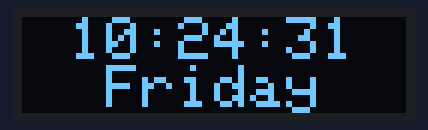
A sketch run on a simulated ESP8266 (NodeMCU). Parts: 128×32 one-colour display. WiFi joins after 1.5 s; servers stay silent unless stated; network time is answered at once with the bench clock; the local clock reads 2024-03-15 10:24:30 at power-on unless the sketch sets it; what the sketch prints to the serial monitor is not drawn.

Above: at 1.6 s.
At 5.7 s:
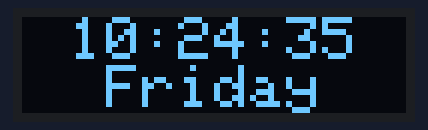
At 10.7 s:
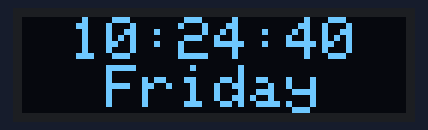
At 19.9 s:
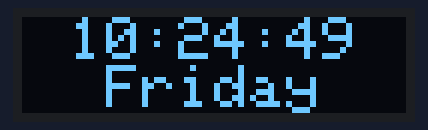
At 29.0 s:
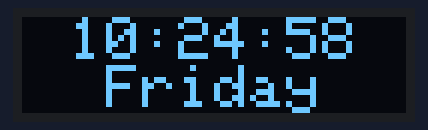
At 38.1 s:
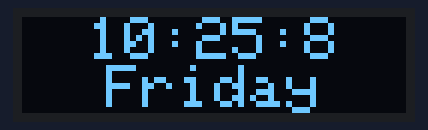

The sketch:

wifitime.ino
```cpp
#include <NTPClient.h>
#include <ESP8266WiFi.h>
#include <WiFiUdp.h>
#include <Wire.h>
#include <Adafruit_GFX.h>
#include <Adafruit_SSD1306.h>
#define SCREEN_WIDTH 128 // OLED display width, in pixels
#define SCREEN_HEIGHT 32 // OLED display height, in pixels
// Declaration for an SSD1306 display connected to I2C (SDA, SCL pins)
#define OLED_RESET     -1 // Reset pin # (or -1 if sharing Arduino reset pin)
Adafruit_SSD1306 display(SCREEN_WIDTH, SCREEN_HEIGHT, &Wire, OLED_RESET);

const char *ssid     = "PASHA 2.0";
const char *password = "090078601Aa";
const long utcOffsetInSeconds = 20500;

char daysOfTheWeek[7][12] = {"Sunday", "Monday", "Tuesday", "Wednesday", "Thursday", "Friday", "Saturday"};
// Define NTP Client to get time
WiFiUDP ntpUDP;
NTPClient timeClient(ntpUDP, "pool.ntp.org", utcOffsetInSeconds);
void setup(){
  Serial.begin(115200);
  WiFi.begin(ssid, password);
  while ( WiFi.status() != WL_CONNECTED ) {
    delay ( 500 );
    Serial.print ( "." );
  }
  timeClient.begin();
  // SSD1306_SWITCHCAPVCC = generate display voltage from 3.3V internally
  if(!display.begin(SSD1306_SWITCHCAPVCC, 0x3C)) { // Address for a 128x32 pixel display
    Serial.println(F("SSD1306 allocation failed"));
    for(;;); // Don't proceed if it failed
  }
}
void loop() {
timeClient.update();
display.clearDisplay();
display.setTextSize(2); // Set text size to be smaller
display.setTextColor(WHITE);
int16_t x1,y1;
uint16_t w,h;
String timeText = String(timeClient.getHours()) + ":" + String(timeClient.getMinutes()) + ":" + String(timeClient.getSeconds());
display.getTextBounds(timeText.c_str(),0 ,0 ,&x1,&y1,&w,&h);
display.setCursor((SCREEN_WIDTH-w)/2,(SCREEN_HEIGHT-h)/2-h/2);
display.println(timeText);
String dayText = daysOfTheWeek[timeClient.getDay()];
display.getTextBounds(dayText.c_str(),0 ,0 ,&x1,&y1,&w,&h);
display.setCursor((SCREEN_WIDTH-w)/2,(SCREEN_HEIGHT-h)/2+h/2);
display.setTextSize(2);
display.println(dayText);
//Serial.println(timeClient.getFormattedTime());
display.display();
delay(1000);
}
```

Measured:
- what the display in image 0 shows lasts 1.0 s, from 1.6 s to 2.6 s
